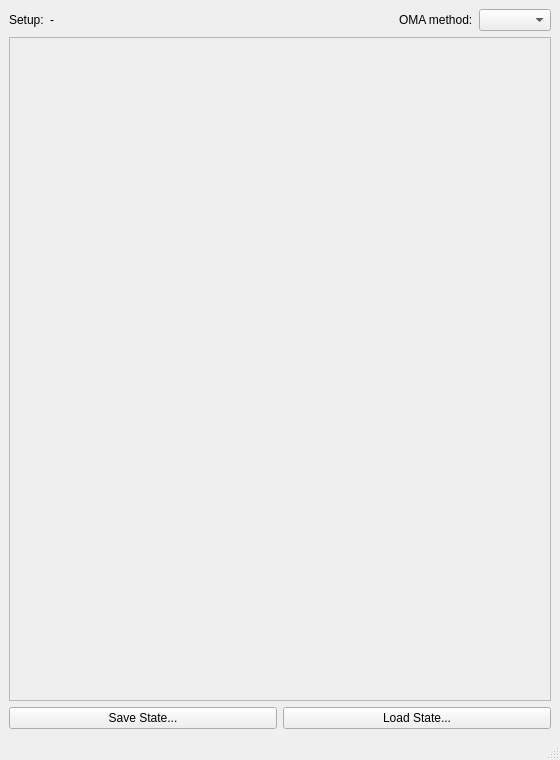
<?xml version="1.0" encoding="UTF-8"?>
<ui version="4.0">
 <class>ModalAnalysisGUI</class>
 <widget class="QMainWindow" name="ModalAnalysisGUI">
  <property name="geometry">
   <rect>
    <x>0</x>
    <y>0</y>
    <width>560</width>
    <height>760</height>
   </rect>
  </property>
  <property name="windowTitle">
   <string>pyOMA - Modal Analysis</string>
  </property>
  <widget class="QWidget" name="central_widget">
   <layout class="QVBoxLayout" name="root_layout">
    <item>
     <layout class="QHBoxLayout" name="method_row">
      <item>
       <widget class="QLabel" name="label_setup_name">
        <property name="text">
         <string>Setup:</string>
        </property>
       </widget>
      </item>
      <item>
       <widget class="QLabel" name="lbl_setup_name">
        <property name="text">
         <string>-</string>
        </property>
       </widget>
      </item>
      <item>
       <spacer name="method_row_spacer">
        <property name="orientation">
         <enum>Qt::Orientation::Horizontal</enum>
        </property>
        <property name="sizeHint" stdset="0">
         <size>
          <width>40</width>
          <height>20</height>
         </size>
        </property>
       </spacer>
      </item>
      <item>
       <widget class="QLabel" name="label_method">
        <property name="text">
         <string>OMA method:</string>
        </property>
       </widget>
      </item>
      <item>
       <widget class="QComboBox" name="combo_method"/>
      </item>
     </layout>
    </item>
    <item>
     <widget class="QScrollArea" name="method_scroll">
      <property name="widgetResizable">
       <bool>true</bool>
      </property>
      <widget class="QStackedWidget" name="stacked_widget">
       <property name="geometry">
        <rect>
         <x>0</x>
         <y>0</y>
         <width>540</width>
         <height>640</height>
        </rect>
       </property>
      </widget>
     </widget>
    </item>
    <item>
     <layout class="QHBoxLayout" name="save_load_row">
      <item>
       <widget class="QPushButton" name="btn_save">
        <property name="text">
         <string>Save State...</string>
        </property>
       </widget>
      </item>
      <item>
       <widget class="QPushButton" name="btn_load">
        <property name="text">
         <string>Load State...</string>
        </property>
       </widget>
      </item>
     </layout>
    </item>
   </layout>
  </widget>
  <widget class="QStatusBar" name="statusbar"/>
 </widget>
 <resources/>
 <connections/>
</ui>
